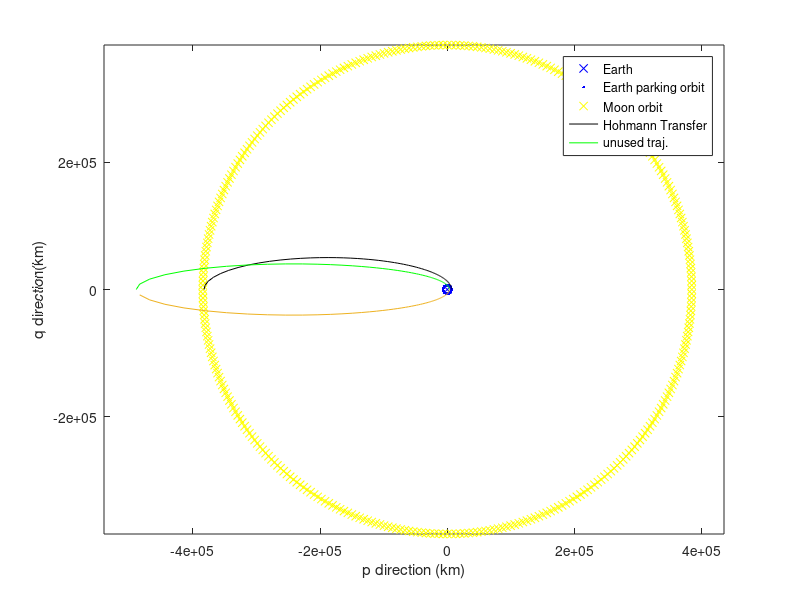

The MATLAB script that drew this image:
replace = 0;
aMoon = 384400; % km
r_earth = 6378; % km
r_moon = 1737; %km
muEarth = 398600; % km^3/s^2
muMoon = 4902.5; % km^3/s^2

parkOrbitEarthAlt = 210; % km
parkOrbitMoonAlt = 160; % km
rLunarParkingOrbit = r_moon + parkOrbitMoonAlt; % km
rEarthParkingOrbit = r_earth + parkOrbitEarthAlt; %km
rHohmannApogee = aMoon - rLunarParkingOrbit %km
rHohmannPerigee = rEarthParkingOrbit % km
aHohmann = (1/2)*(rHohmannPerigee+rHohmannApogee)



%knowns from HW8
rOld = 382503; %km
P = 6588; %km

%Part B) i-iv
ecc = ((P/rOld)-1)/cosd(175);
a = P/(1-ecc^2);
rApogee = P/(1+ecc*cosd(180)) % km
v = sqrt(2*((muEarth/rApogee)-(muEarth/(2*a))))
Gamma = acosd(sqrt(muEarth*P)/(rApogee*v))

%Part D)
vEarth = sqrt(muEarth/rApogee)
vInf = sqrt(vEarth^2+v^2-2*vEarth*v*cosd(Gamma));

%Part E)
%Using geometry
FlyByAngle = 2*asin(1/ecc);

%Part F)
rp = rLunarParkingOrbit;

%Part G) i-vi
SpecEnergy = (vInf^2)/2;
aNew = replace;
PNew = replace;
OrbitalRadius = replace;
NewTrueAnomaly = replace;
DeltaOmega = replace;



%PLOTTING
figure; 
plot(0,0,'bx'); legend('Earth');
hold on;
xlabel('p direction (km)');
ylabel('q direction(km)');

thetas = (1:1:360)*pi/180;

rs_earthParking = rEarthParkingOrbit*ones(size(thetas));
xpos_sat = rs_earthParking.*cos(thetas );
ypos_sat = rs_earthParking.*sin(thetas);
plot(xpos_sat,ypos_sat,'.','Color','b'); % plot parking orbit
legend('Earth','Earth parking orbit');       
axis equal;

rs_moon = aMoon*ones(size(thetas));
xpos_moon = rs_moon.*cos(thetas);
ypos_moon = rs_moon.*sin(thetas);
plot(xpos_moon,ypos_moon,'x','Color','y'); % 
legend('Earth','Earth parking orbit','Moon orbit');       
axis equal;

eccHohmann = 1 - rHohmannPerigee/aHohmann

rs = thetas*0;
for ri = 1:length(thetas)
    rs(ri) = aHohmann*(1-eccHohmann^2)/(1+eccHohmann*cos(thetas(ri)));
end

plot(rs(1:end*.5).*cos(thetas(1:end*.5)), rs(1:end*.5).*sin(thetas(1:end*.5)),'k-'); % plot ellipse
axis equal;

rs = thetas*0;
for ri = 1:length(thetas)
    rs(ri) = a*(1-ecc^2)/(1+ecc*cos(thetas(ri)));
end

plot(rs(1:end*.5).*cos(thetas(1:end*.5)), rs(1:end*.5).*sin(thetas(1:end*.5)),'g'); % plot ellipse
plot(rs(end*.5+1:end).*cos(thetas(end*.5+1:end)), rs(end*.5+1:end).*sin(thetas(end*.5+1:end)), 'Color','#EDB120'); % plot ellipse
axis equal;

legend('Earth','Earth parking orbit','Moon orbit', 'Hohmann Transfer','unused traj.');
